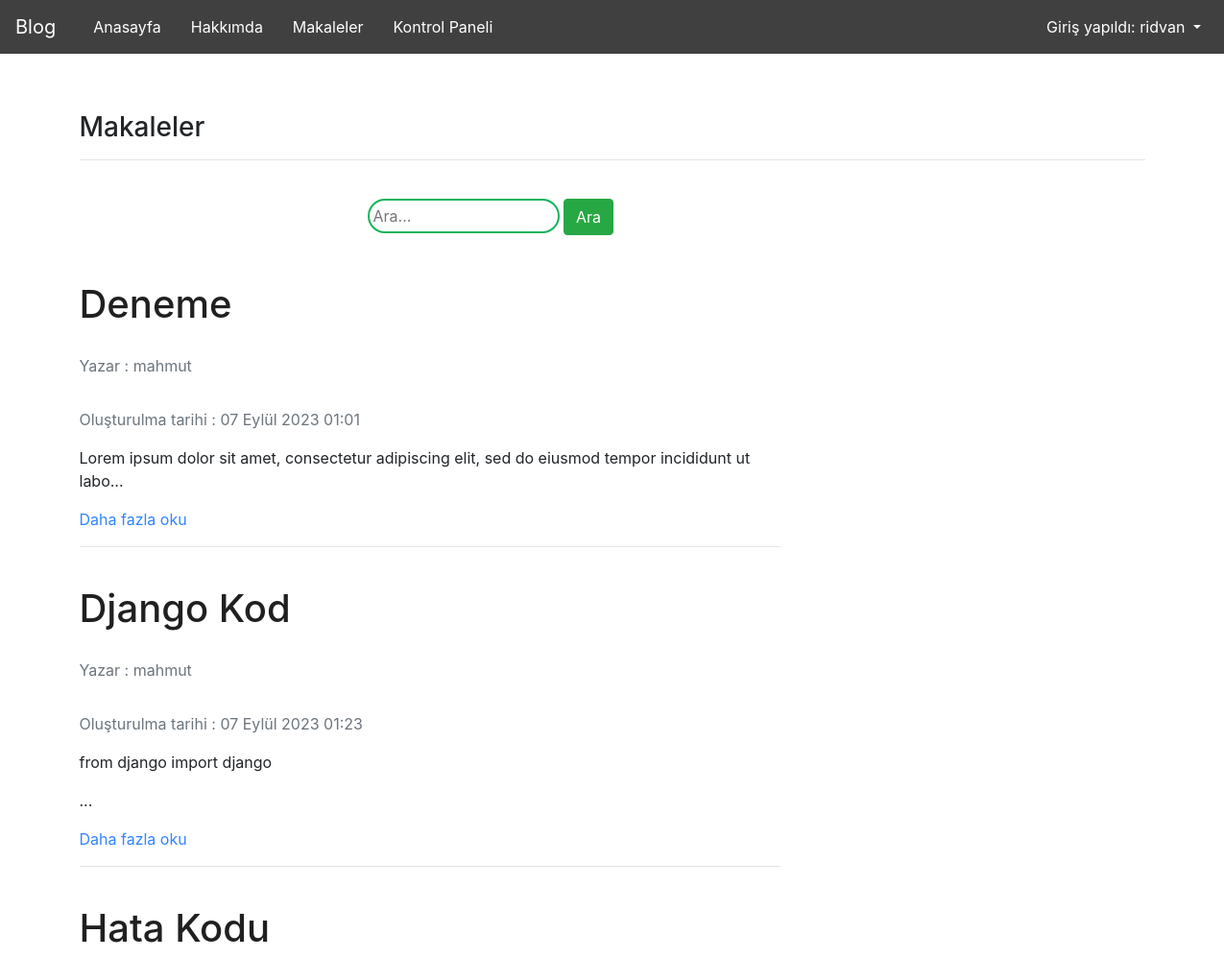
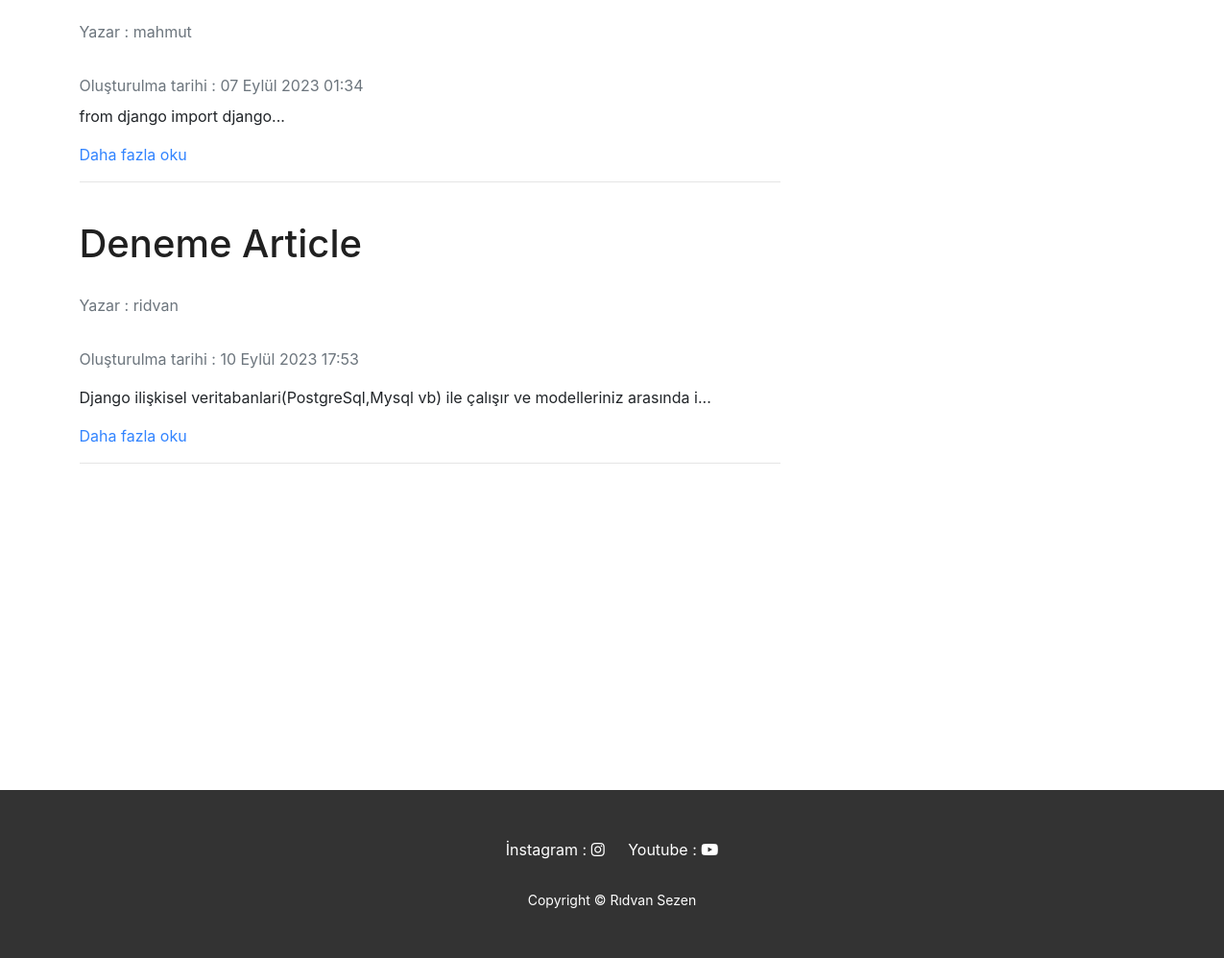
Screenshot of /articles/ (signed in) with the database file from the repository (2 pictures, top to bottom).
### article/models.py (models this page shows, shortened)
class Article(models.Model):
    author = models.ForeignKey("auth.User", on_delete= models.CASCADE, verbose_name="Yazar")
    title = models.CharField(max_length= 50, verbose_name="Başlık")
    description = RichTextField(max_length=10000, verbose_name="Açıklama")
    created_date = models.DateTimeField(auto_now_add=True, verbose_name="Oluşturulma tarihi")
    article_image = models.FileField(blank = True,null = True,verbose_name="Dosya Ekle")
    def short_description(self):
        return self.description[:100]
    class Meta:
        ordering = ["created_date"]

### article/views.py (the view)
# urls.py: path('', views.articles, name="articles" ),
def articles(request):
    keyword = request.GET.get("keyword")
    if keyword:
        articles = Article.objects.filter(Q(title__contains=keyword) | Q(description__contains=keyword))
        return render(request, "articles/articles.html", {"articles":articles})
    articles = Article.objects.all()
    return render(request, "articles/articles.html", {"articles":articles})

### templates/articles/articles.html (shortened to what this page needs)
{% extends 'layout.html' %}
{% block body %}
    <h3>Makaleler</h3>
    <hr>
    <br>
    <div class ="row">
        <div class="col-md-10 offset-md-3">
            <div class="col-lg-8">
                <form>
                    <input type="text" name = "keyword" class="input-sm" maxlength="64" placeholder="Ara...">
                  <button type="submit" class="btn btn-success">Ara</button>
                </form>
          </div>
        </div>
    </div>
    {% if articles %}
    <div class="article-list">
        {% for article in articles %}
        <div class="article">
        <div class="row">
            <div class="col-lg-8">
                        <a href="{% url 'article:detailArticle' article.id %}" class="about-link-title"><h1 class="fw-bolder mb-1">{{article.title}}</h1></a>
                        <br>
                        <a href="{% url 'user:profile' %}"><div class="text-muted fst-italic mb-2">Yazar : {{article.author.username}}</div></a>
                        <br>
                        <div class="text-muted fst-italic mb-2">Oluşturulma tarihi : {{article.created_date}}</div>
                        <p>{{ article.short_description|safe }}...</p>
                        <a href="{% url 'article:detailArticle' article.id %}" class="about-link ">Daha fazla oku</a>
                        <hr>
                        <br>
            </div>
            </div>
        </div>
        {% endfor %}
    </div>
    {% else %}
        <div style="margin-top: 200px;" class="alert alert-danger">
            Makale bulunamadı
        </div>
    {% endif %}
{% endblock body %}

### templates/includes/navbar.html (shortened to what this page needs)
<nav class="navbar navbar-expand-lg navbar-light">
  <a class="navbar-brand" href="{% url 'index' %}">Blog</a>
  <div class="collapse navbar-collapse" id="navbarNav">
    <ul class="navbar-nav mr-auto">
      <li class="nav-item active">
        <a class="nav-link" href="{% url 'index' %}">Anasayfa <span class="sr-only">(current)</span></a
        >
      </li>
      <li class="nav-item">
        <a class="nav-link" href="{% url 'about' %}">Hakkımda</a>
      </li>
      <li class="nav-item">
        <a class="nav-link" href="{% url 'article:articles' %}">Makaleler</a>
      </li>
      {% if request.user.is_authenticated %}
        <li class="nav-item">
          <a class="nav-link" href="{% url 'article:dashboard' %}">Kontrol Paneli</a>
        </li>
      {% endif %}
    </ul>
    <ul class="navbar-nav ml-auto">
      {% if request.user.is_authenticated %}
      <li class="nav-item dropdown">
        <a class="nav-link dropdown-toggle username-navbar" id="userDropdown" data-toggle="dropdown" aria-haspopup="true" aria-expanded="false">
            Giriş yapıldı: {{ user.username }}
        </a>
    </li>
      {% endif %}
    </ul>
  </div>
</nav>

### static/css/style.css (style rules this page uses)
.navbar { background-color: #404040 !important; margin-bottom: 60px !important; }
a { color: #fff !important; }
li { margin-left: 15px; }
.about-link { color: #3284ff !important; }
.about-link-title { color: #202020 !important; }
.nav-link { transition: 0.4s; border-radius: 40px; }
.username-navbar { color: #fff !important; cursor: pointer; text-decoration: none; }
.input-sm { padding: 4px; width: 200px; margin-bottom: 50px ; border-radius: 20px !important; border: 2px solid #18b35e; }

### rows the page displays
Article: title "Deneme", author.username "mahmut", created_date "07 Eylül 2023 01:01", short_description "Lorem ipsum dolor sit amet, consectetur adipiscing elit, sed do eiusmod tempor incididunt ut labo"
Article: title "Django Kod", author.username "mahmut", created_date "07 Eylül 2023 01:23", short_description "from django import django"
Article: title "Hata Kodu", author.username "mahmut", created_date "07 Eylül 2023 01:34", short_description "from django import django"
Article: title "Deneme Article", author.username "ridvan", created_date "10 Eylül 2023 17:53", short_description "Django ilişkisel veritabanlari(PostgreSql,Mysql vb) ile çalışır ve modelleriniz arasında i"

### other values shown
{{ user.username }} "ridvan"
